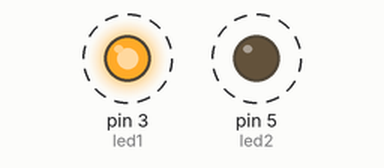
Simulated run of this sketch. Board: Arduino Uno, built with avr-gcc and run on an emulated ATmega328P. Shown: output pins drawn as LEDs (lit = HIGH). Dashed ring = blinking.

Above: at 0.5 s.
Timing chart, 0 to 4.6 s (numbered marks = the images above):
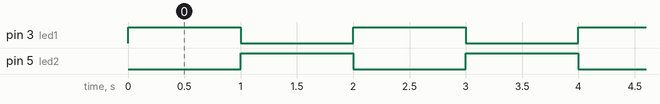

The sketch:

glowing_simultaneously.ino
```cpp
const int led1 = 3;
const int led2 = 5;

void setup(){
  pinMode(led1,OUTPUT);
  pinMode(led2,OUTPUT);
}

void loop(){
  glow1();
  delay(1000);
  glow2();
  delay(1000);
}

void glow1(){
  digitalWrite(led1,HIGH);
  digitalWrite(led2,LOW);
}

void glow2(){
  digitalWrite(led1,LOW);
  digitalWrite(led2,HIGH);
}
```

Measured:
- by itself, pin 3 (led1), pin 5 (led2): alternates HIGH for 1.0 s and LOW for 1.0 s
